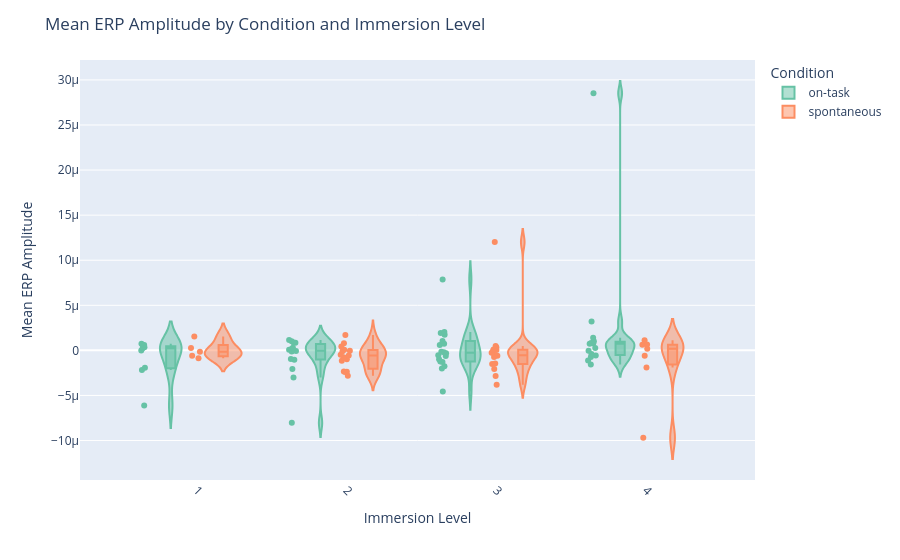

The notebook cell this image was saved under:
### Code cell
import plotly.express as px

fig = px.violin(
    dfp3,
    x='immersion',
    y='mean_amplitude',
    color='condition',
    box=True,                   # Add box plot inside the violin
    points='all',               # Show all data points
    hover_data=dfp3.columns,    # Include all columns in the hover tooltip
    category_orders={
        'immersion': ['a little immersed', 'somewhat immersed', 'very immersed', 'completely immersed']
    },
    color_discrete_sequence=px.colors.qualitative.Set2
)

# Update layout
fig.update_layout(
    title='Mean ERP Amplitude by Condition and Immersion Level',
    xaxis_title='Immersion Level',
    yaxis_title='Mean ERP Amplitude',
    legend_title='Condition',
    font=dict(size=12)
)

# Rotate x-axis labels if needed
fig.update_xaxes(tickangle=45)

# Show the interactive plot
fig.show()

### Figure 1 — Plotly figure (JSON) as saved in the notebook; plotly's stock layout.template omitted (floating-point values rounded to 4 significant figures)
{"data": [{"alignmentgroup": "True", "box": {"visible": true}, "customdata": [["02", "on-task"], ["02", "on-task"], ["02", "on-task"], ["03", "on-task"], ["03", "on-task"], ["03", "on-task"], ["05", "on-task"], ["05", "on-task"], ["05", "on-task"], ["06", "on-task"], ["06", "on-task"], ["06", "on-task"], ["07", "on-task"], ["07", "on-task"], ["07", "on-task"], ["08", "on-task"], ["08", "on-task"], ["09", "on-task"], ["09", "on-task"], ["09", "on-task"], ["10", "on-task"], ["10", "on-task"], ["10", "on-task"], ["10", "on-task"], ["11", "on-task"], ["11", "on-task"], ["11", "on-task"], ["12", "on-task"], ["12", "on-task"], ["12", "on-task"], ["12", "on-task"], ["14", "on-task"], ["14", "on-task"], ["14", "on-task"], ["15", "on-task"], ["15", "on-task"], ["15", "on-task"], ["16", "on-task"], ["16", "on-task"], ["16", "on-task"], ["16", "on-task"], ["17", "on-task"], ["17", "on-task"], ["17", "on-task"], ["17", "on-task"], ["19", "on-task"], ["19", "on-task"], ["19", "on-task"], ["21", "on-task"], ["21", "on-task"], ["22", "on-task"], ["22", "on-task"], ["22", "on-task"], ["22", "on-task"], ["23", "on-task"], ["23", "on-task"], ["23", "on-task"]], "hovertemplate": "condition=%{customdata[1]}<br>immersion=%{x}<br>mean_amplitude=%{y}<br>participant=%{customdata[0]}<extra></extra>", "legendgroup": "on-task", "marker": {"color": "rgb(102,194,165)"}, "name": "on-task", "offsetgroup": "on-task", "orientation": "v", "points": "all", "scalegroup": "True", "showlegend": true, "type": "violin", "x": [2, 3, 4, 2, 3, 4, 1, 2, 3, 2, 3, 4, 1, 3, 4, 3, 4, 1, 2, 3, 1, 2, 3, 4, 2, 3, 4, 1, 2, 3, 4, 1, 2, 3, 2, 3, 4, 1, 2, 3, 4, 1, 2, 3, 4, 2, 3, 4, 3, 4, 1, 2, 3, 4, 2, 3, 4], "x0": " ", "xaxis": "x", "y": [-8.039e-06, -4.574e-06, 1.387e-06, -3.001e-06, 7.873e-06, 2.852e-05, 2.31e-07, 7.087e-08, 2.045e-06, 1.151e-06, -5.277e-07, 7.485e-07, 7.295e-07, -6.326e-07, -4.516e-08, 1.92e-06, 7.774e-07, -6.117e-06, -9.581e-07, -1.758e-06, 5.932e-07, 8.799e-07, -1.577e-07, 7.799e-07, -2.06e-06, -1.24e-06, -1.135e-06, 4.126e-07, -1.036e-06, -1.295e-06, -1.568e-06, -2.179e-06, 2.82e-07, 1.038e-06, 1.656e-07, 7.422e-07, 1.021e-06, -1.934e-06, -5.354e-08, 1.733e-06, 3.208e-06, -2.677e-08, -1.366e-07, 6.014e-07, -5.61e-07, -5.868e-08, -9.741e-07, 8.045e-07, -2.146e-07, -7.289e-07, 3.432e-07, 8.383e-07, -2.011e-06, -3.984e-07, 1.015e-06, -3.149e-07, 2.569e-07], "y0": " ", "yaxis": "y"}, {"alignmentgroup": "True", "box": {"visible": true}, "customdata": [["02", "spontaneous"], ["02", "spontaneous"], ["03", "spontaneous"], ["03", "spontaneous"], ["03", "spontaneous"], ["05", "spontaneous"], ["05", "spontaneous"], ["06", "spontaneous"], ["06", "spontaneous"], ["07", "spontaneous"], ["07", "spontaneous"], ["08", "spontaneous"], ["08", "spontaneous"], ["08", "spontaneous"], ["08", "spontaneous"], ["09", "spontaneous"], ["09", "spontaneous"], ["10", "spontaneous"], ["10", "spontaneous"], ["10", "spontaneous"], ["10", "spontaneous"], ["11", "spontaneous"], ["11", "spontaneous"], ["12", "spontaneous"], ["12", "spontaneous"], ["12", "spontaneous"], ["14", "spontaneous"], ["14", "spontaneous"], ["15", "spontaneous"], ["15", "spontaneous"], ["15", "spontaneous"], ["16", "spontaneous"], ["16", "spontaneous"], ["17", "spontaneous"], ["19", "spontaneous"], ["21", "spontaneous"], ["21", "spontaneous"], ["22", "spontaneous"], ["22", "spontaneous"], ["22", "spontaneous"], ["22", "spontaneous"], ["23", "spontaneous"]], "hovertemplate": "condition=%{customdata[1]}<br>immersion=%{x}<br>mean_amplitude=%{y}<br>participant=%{customdata[0]}<extra></extra>", "legendgroup": "spontaneous", "marker": {"color": "rgb(252,141,98)"}, "name": "spontaneous", "offsetgroup": "spontaneous", "orientation": "v", "points": "all", "scalegroup": "True", "showlegend": true, "type": "violin", "x": [3, 4, 2, 3, 4, 2, 3, 2, 3, 2, 3, 1, 2, 3, 4, 2, 3, 1, 2, 3, 4, 2, 3, 2, 3, 4, 1, 2, 2, 3, 4, 2, 3, 3, 2, 1, 2, 1, 2, 3, 4, 3], "x0": " ", "xaxis": "x", "y": [1.202e-05, -9.696e-06, 6.926e-08, -5.919e-07, 1.741e-07, 4.238e-07, -5.453e-07, 1.718e-06, 4.889e-07, -2.817e-06, -2.078e-06, 2.753e-07, -1.157e-06, 9.143e-08, 6.218e-07, -2.379e-06, -3.815e-06, -5.847e-07, -7.726e-07, 3.361e-07, 1.122e-06, -2.335e-06, -2.425e-08, -2.385e-06, -1.519e-06, -1.901e-06, 1.551e-06, -4.074e-08, 7.782e-07, 4.039e-08, 6.385e-07, -5.612e-07, -2.843e-06, -7.388e-07, -9.751e-07, -1.461e-07, -4.813e-07, -8.809e-07, -8.642e-08, -1.444e-06, -6.078e-07, -2.517e-07], "y0": " ", "yaxis": "y"}], "layout": {"font": {"size": 12}, "legend": {"title": {"text": "Condition"}, "tracegroupgap": 0}, "margin": {"t": 60}, "title": {"text": "Mean ERP Amplitude by Condition and Immersion Level"}, "violinmode": "group", "xaxis": {"anchor": "y", "categoryarray": ["a little immersed", "somewhat immersed", "very immersed", "completely immersed"], "categoryorder": "array", "domain": [0, 1], "tickangle": 45, "title": {"text": "Immersion Level"}}, "yaxis": {"anchor": "x", "domain": [0, 1], "title": {"text": "Mean ERP Amplitude"}}}}
